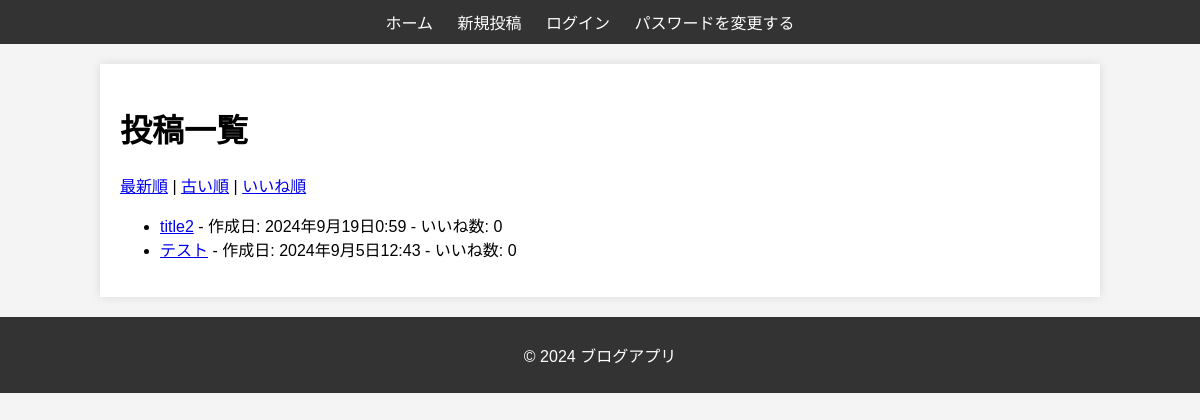
The app's page /, older data.
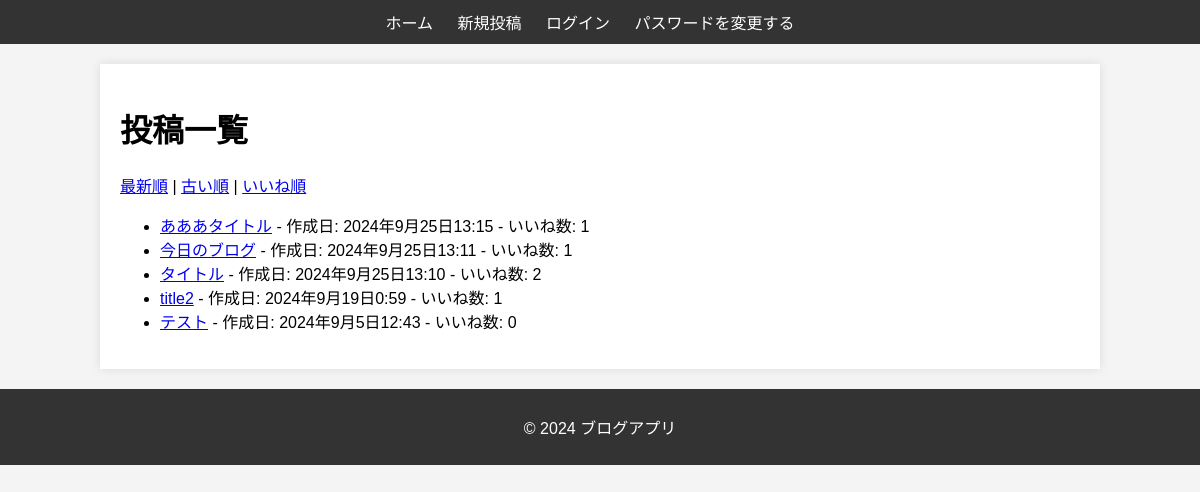
The same page, newer data.
### blog/models.py (models this page shows, shortened)
class Post(models.Model):
    title = models.CharField(max_length=200) # タイトル
    content = models.TextField() # 本文
    author = models.ForeignKey(User, on_delete=models.CASCADE) # 著者
    picture = models.ImageField(upload_to='post_images/', blank=True, null=True)  # 画像フィールド
    created_at = models.DateTimeField(auto_now_add=True)
    updated_at = models.DateTimeField(auto_now=True)

### blog/views.py (the view)
# urls.py: path('', HomeView.as_view(), name='home'),  # ホーム画面のURLパターン
class HomeView(ListView):
    model = Post
    template_name = 'blog/home.html'
    context_object_name = 'posts'
    paginate_by = 10  # ページネーション: 1ページ10件表示
    def get_queryset(self):
        ordering = self.request.GET.get('ordering', '-created_at')
        queryset = Post.objects.annotate(like_count=Count('like'))
        if ordering == 'likes':  # いいね順
            return queryset.order_by('-like_count', '-created_at')
        elif ordering == 'oldest':  # 古い順
            return queryset.order_by('created_at')
        elif ordering == 'newest':  # 新しい順
            return queryset.order_by('-created_at')
        else:  # デフォルトは新しい順
            return queryset.order_by('-created_at')

### blog/templates/blog/home.html (shortened to what this page needs)
{% extends 'blog/base.html' %}
{% block content %}
    <h1>投稿一覧</h1>
    <div>
        <a href="?ordering=newest">最新順</a> |
        <a href="?ordering=oldest">古い順</a> |
        <a href="?ordering=likes">いいね順</a>
    </div>
    <ul>
        {% for post in page_obj %}
            <li>
                <a href="{% url 'post_detail' post.id %}">{{ post.title }}</a> - 作成日: {{ post.created_at }} - いいね数: {{ post.like_set.count }}
            </li>
        {% endfor %}
    </ul>
{% endblock %}

### blog/templates/blog/base.html (shortened to what this page needs)
{% load static %}
<link rel="stylesheet" type="text/css" href="{% static 'css/styles.css' %}">
<!DOCTYPE html>
<html lang="ja">
<head>
    <link rel="stylesheet" href="{% static 'css/styles.css' %}">
</head>
<body>
    <header>
        <nav>
            <ul>
                <li><a href="{% url 'home' %}">ホーム</a></li>
                <li><a href="{% url 'post_create' %}">新規投稿</a></li>
                {% if user.is_authenticated %}
                    <li><a href="{% url 'logout' %}">ログアウト</a></li>
                {% else %}
                    <li><a href="{% url 'login' %}">ログイン</a></li>
                {% endif %}
                <li><a href="{% url 'change_password' %}">パスワードを変更する</a></li>
            </ul>
        </nav>
    </header>
    <div class="container">
        {% block content %}
        {% endblock %}
    </div>
    <footer>
        <p>&copy; 2024 ブログアプリ</p>
    </footer>
</body>
</html>

### static/css/styles.css (style rules this page uses)
body { font-family: Arial, sans-serif; background-color: #f4f4f4; margin: 0; padding: 0; }
header { background-color: #333; color: #fff; padding: 10px 0; text-align: center; }
nav ul { list-style-type: none; margin: 0; padding: 0; }
nav ul li { display: inline; margin-right: 20px; }
nav ul li a { color: #fff; text-decoration: none; }
.container { width: 80%; margin: 20px auto; padding: 20px; background-color: #fff; box-shadow: 0 0 10px rgba(0, 0, 0, 0.1); }
footer { text-align: center; margin-top: 20px; padding: 10px; background-color: #333; color: #fff; }

Row changes from the older to the newer data that the page shows:
added Post: title "あああタイトル", created_at "2024年9月25日13:15", like_set.count "1"
added Post: title "今日のブログ", created_at "2024年9月25日13:11", like_set.count "1"
added Post: title "タイトル", created_at "2024年9月25日13:10", like_set.count "2"
computed for Post "title2": like_set.count "0" → "1"
